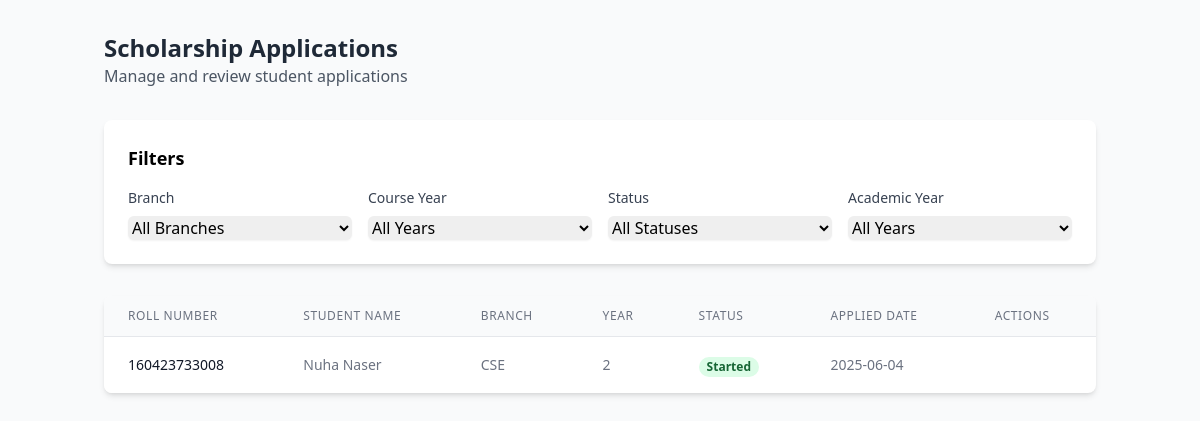
The app's page /applications_list (signed in), older data.
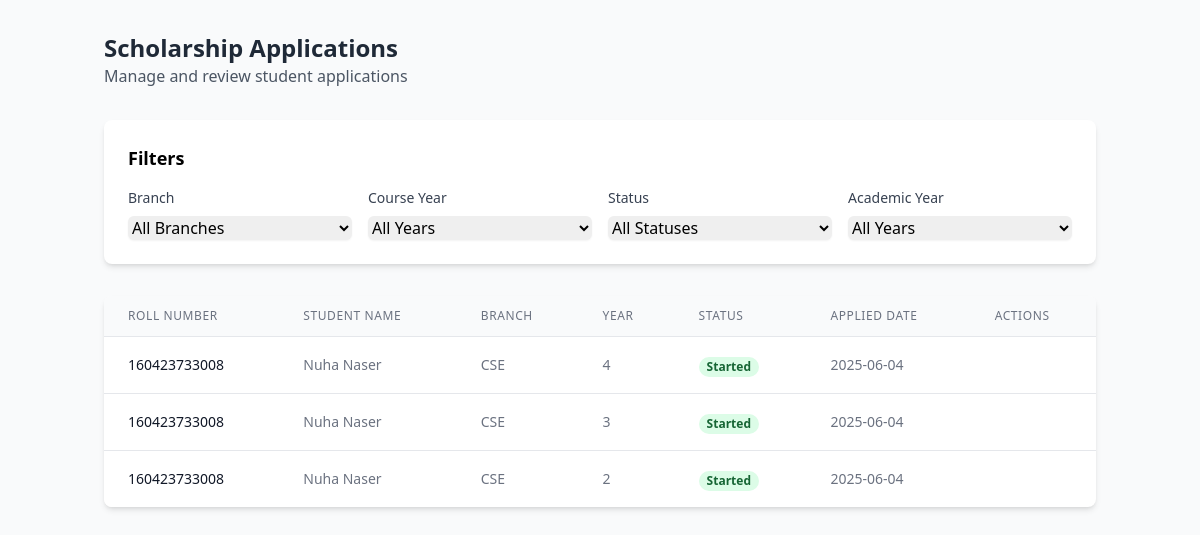
The same page, newer data.
### models.py (models this page shows, shortened)
class Student(db.Model):
    user_id = db.Column(db.Integer, primary_key=True, autoincrement=True)
    username = db.Column(db.String(80), nullable=False)
    email = db.Column(db.String(120), unique=True, nullable=False)
    password = db.Column(db.String(80), unique=True, nullable=False)
    roll_number = db.Column(db.String(80), unique=True, nullable=False)
    is_verified = db.Column(db.Boolean, default=False)

class ScholarshipApplication(db.Model):
    id = db.Column(db.String(20), primary_key=True)
    roll_number = db.Column(db.String(80), nullable=False)
    branch = db.Column(db.String(80), nullable=False)
    year = db.Column(db.String(20), nullable=False)
    lateral_entry = db.Column(db.Boolean, default=False)  # LE field
    scholarship_state = db.Column(db.String(80), default='pending')
    created_at = db.Column(db.DateTime, default=datetime.utcnow)

### main.py (the view)
@app.route('/applications_list')
def applic():
    print("Session:", dict(session))
    if 'admin_id' not in session or session.get('user_type') != 'admin':
        return redirect(url_for('admin_login'))
    try:
        branch = request.args.get('branch', 'All Branches')
        course_year = request.args.get('year', 'All Years')
        status = request.args.get('scholarship_state', 'All Statuses')
        academic_year = request.args.get('academic_year', 'All Years')
        print(f"Applied filters - branch: {branch}, year: {course_year}, status: {status}, academic_year: {academic_year}")
        query = ScholarshipApplication.query
        if branch and branch != 'All Branches':
            query = query.filter(ScholarshipApplication.branch == branch)
        if status and status != 'All Statuses':
            query = query.filter(ScholarshipApplication.scholarship_state == status)
        if course_year and course_year != 'All Years' and course_year.isdigit():
            query = query.filter(ScholarshipApplication.year == course_year)
        if academic_year and academic_year != 'All Years':
            try:
                year_int = int(academic_year)
                query = query.filter(extract('year', ScholarshipApplication.created_at) == year_int)
            except ValueError:
                print(f"Invalid academic year value: {academic_year}")
        applications_data = []
        raw_applications = query.order_by(ScholarshipApplication.created_at.desc()).all()
        for application in raw_applications:
            student = Student.query.filter(Student.email.like(f"{application.roll_number}%")).first()
            if student:
                applications_data.append({
                    'id': application.id,
                    'roll_number': application.roll_number,
                    'branch': application.branch,
                    'year': application.year,
                    'scholarship_state': application.scholarship_state,
                    'created_at': application.created_at,
                    'student_name': student.username,
                    'student_email': student.email
                })
        print(f"Processed {len(applications_data)} applications with student data")
        branches = [
            'CSE',
            'IT',
            'ECE',
            'EEE',
            'Mech',
            'AIML',
            'AIDS',
            'CSE(DS)',
            'CSAI',
            'Civil'
        ]
        course_years = [1, 2, 3, 4]
        academic_years_query = db.session.query(
            extract('year', ScholarshipApplication.created_at).label('year')
        ).filter(
            ScholarshipApplication.created_at.isnot(None)
        ).distinct()
        academic_years = sorted(set(
            int(year[0]) for year in academic_years_query.all()
            if year[0] is not None
        ), reverse=True) or [datetime.now().year]
        print(f"Found {len(applications_data)} applications")  # Debug log
        return render_template(
            'applications_list.html',
            applications=applications_data,
            branches=branches,
            years=course_years,
            academic_years=academic_years,  # Convert to int and filter None
            statuses=['started', 'documents_verified', 'appointment_booked', 'completed'],
            current_filters={
                'branch': branch,
                'year': course_year,
                'status': status,
                'academic_year': academic_year
            }
        )
    except Exception as e:
        print(f"Error loading admin applications: {str(e)}")
        import traceback
        traceback.print_exc()
        return redirect(url_for('admin_dashboard'))

### templates/applications_list.html (shortened to what the changed rows need)
<!DOCTYPE html>
<html lang="en">
<head>
    <script src="https://cdn.tailwindcss.com"></script>
    <link rel="stylesheet" href="https://cdnjs.cloudflare.com/ajax/libs/font-awesome/6.4.0/css/all.min.css">
</head>
<body class="bg-gray-50 min-h-screen">
    <div class="container mx-auto px-4 py-8">
        <div class="mb-8">
            <h1 class="text-2xl font-bold text-gray-800">Scholarship Applications</h1>
        </div>
        <div class="bg-white rounded-lg shadow-md p-6 mb-8">
            <h2 class="text-lg font-semibold mb-4">Filters</h2>
        </div>
        <div class="bg-white rounded-lg shadow-md overflow-hidden">
            <div class="overflow-x-auto">
                <table class="min-w-full divide-y divide-gray-200">
                    <thead class="bg-gray-50">
                        <tr>
                            <th class="px-6 py-3 text-left text-xs font-medium text-gray-500 uppercase tracking-wider">Roll Number</th>
                            <th class="px-6 py-3 text-left text-xs font-medium text-gray-500 uppercase tracking-wider">Student Name</th>
                            <th class="px-6 py-3 text-left text-xs font-medium text-gray-500 uppercase tracking-wider">Branch</th>
                            <th class="px-6 py-3 text-left text-xs font-medium text-gray-500 uppercase tracking-wider">Year</th>
                            <th class="px-6 py-3 text-left text-xs font-medium text-gray-500 uppercase tracking-wider">Status</th>
                            <th class="px-6 py-3 text-left text-xs font-medium text-gray-500 uppercase tracking-wider">Applied Date</th>
                            <th class="px-6 py-3 text-left text-xs font-medium text-gray-500 uppercase tracking-wider">Actions</th>
                        </tr>
                    </thead>
                    <tbody class="bg-white divide-y divide-gray-200">
                        {% for app in applications %}
                        <tr class="hover:bg-gray-50">
                            <td class="px-6 py-4 whitespace-nowrap text-sm font-medium text-gray-900">
                                {{ app.roll_number }}
                            </td>
                            <td class="px-6 py-4 whitespace-nowrap text-sm text-gray-500">
                                {{ app.student_name }}
                            </td>
                            <td class="px-6 py-4 whitespace-nowrap text-sm text-gray-500">
                                {{ app.branch }}
                            </td>
                            <td class="px-6 py-4 whitespace-nowrap text-sm text-gray-500">
                                {{ app.year }}
                            </td>
                            <td class="px-6 py-4 whitespace-nowrap">
                                <span class="px-2 inline-flex text-xs leading-5 font-semibold rounded-full
                                    {% if app.scholarship_state == 'started' %}bg-green-100 text-green-800
                                    {% elif app.scholarship_state == 'documents_verified' %}bg-yellow-100 text-yellow-800
                                    {% elif app.scholarship_state == 'appointment_booked' %}bg-red-100 text-red-800
                                    {% else %}bg-blue-100 text-blue-800{% endif %}">
                                    {{ app.scholarship_state|title }}
                                </span>
                            </td>
                            <td class="px-6 py-4 whitespace-nowrap text-sm text-gray-500">
                                {{ app.created_at.strftime('%Y-%m-%d') }}
                            </td>
                        </tr>
                        {% endfor %}
                    </tbody>
                </table>
            </div>
        </div>
    </div>
</body>
</html>

Row changes from the older to the newer data that the page shows:
added ScholarshipApplication: roll_number "160423733008", branch "CSE", scholarship_state "Started", created_at "2025-06-04"
added ScholarshipApplication: roll_number "160423733008", branch "CSE", scholarship_state "Started", created_at "2025-06-04"
Text that changed along with them:
new list line: "Nuha Naser"
new list line: "4"
new list line: "3"
